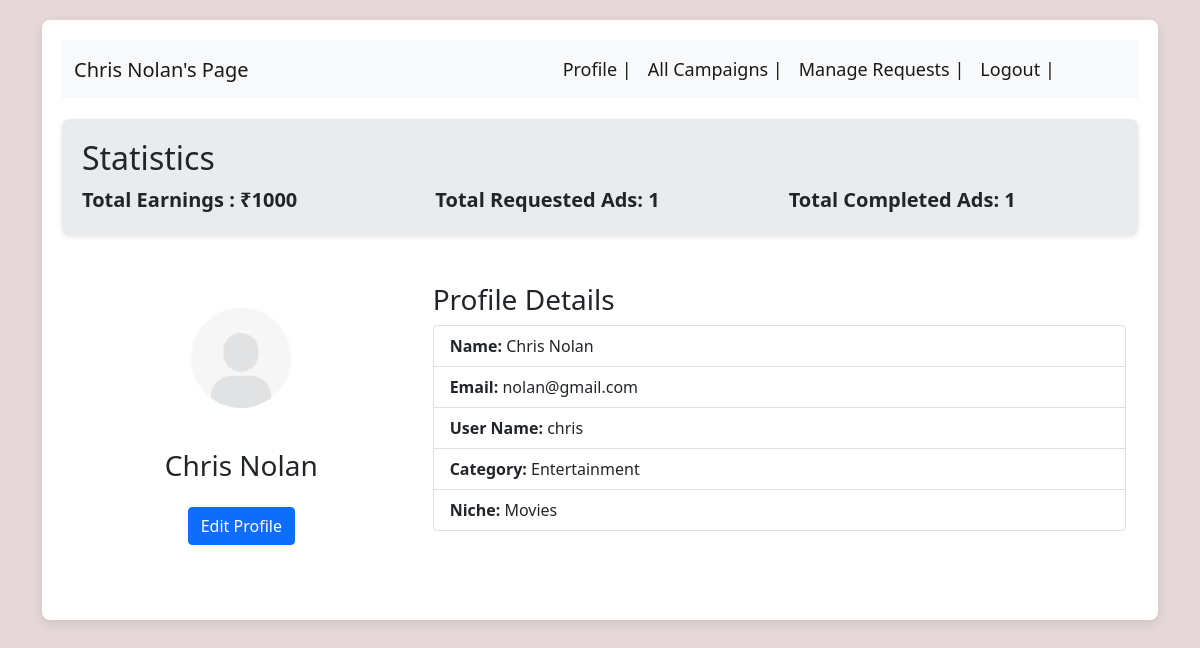
/influencer/profile/5 (signed in), run on an earlier commit of the app's database.
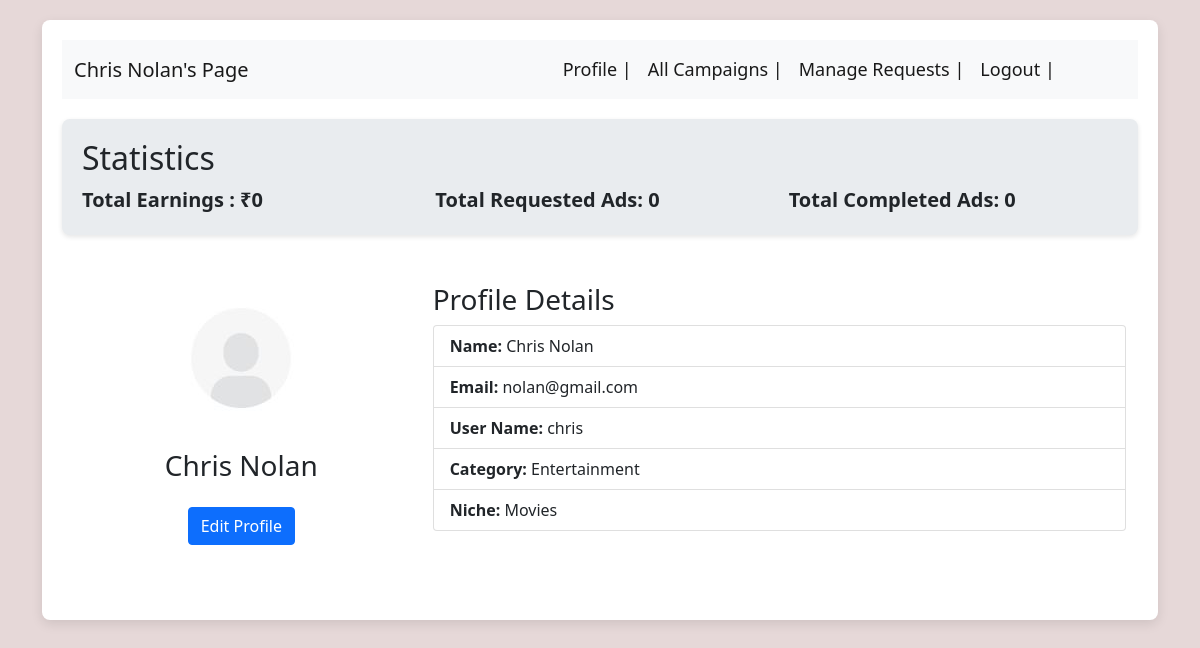
And on a later commit of the database.
### backend/models.py (models this page shows)
class influencers(db.Model):
    __tablename__ = "influencers"
    id = db.Column(db.Integer, db.ForeignKey('user_table.id'), primary_key=True)
    category = db.Column(db.String, nullable=False)
    niche = db.Column(db.String, nullable=False)
    followers_count = db.Column(db.Integer, nullable=False)
    earnings = db.Column(db.Integer,nullable = False,default = 0)

### backend/influencer_controllers.py (the view)
@app.route("/influencer/profile/<int:user_id>", methods=["GET", "POST"])
def influencer_profile(user_id):
    influencer_info = get_influencer_info(user_id)
    total_earnings = influencer_total_earnings(user_id)
    total_ads_requested = influencer_total_campaigns(user_id)
    total_ads_completed = influencer_total_campaigns_completed(user_id)
    return render_template("influencers_templates/influencer-profile.html",influencer_info = influencer_info,id = user_id,total_earnings = total_earnings
                           ,total_ads_requested = total_ads_requested,
                           total_ads_completed = total_ads_completed)

### backend/influencer_controllers.py (called while the page is built)
def get_influencer_info(user_id):
    influencer = influencers.query.filter_by(id=user_id).first()
    user = user_table.query.filter_by(id=user_id).first()
    influencer_info = {}
    influencer_info[user_id] = [
        user.full_name,
        user.email,
        user.user_name,
        influencer.category,
        influencer.niche,
        influencer.followers_count,
        user.pwd ]
    return dict(influencer_info)

def influencer_total_earnings(influencer_id):
    influencer = influencers.query.filter_by(id=influencer_id).first()
    return influencer.earnings

def influencer_total_campaigns(influencer_id):
    return adRequests.query.filter_by(influencer_id=influencer_id).count()

def influencer_total_campaigns_completed(influencer_id):
    return adRequests.query.filter_by(influencer_id=influencer_id, status=1).count()

### templates/influencers_templates/influencer-profile.html (shortened to what this page needs)
<!DOCTYPE html>
<html lang="en">
<head>
    <link rel = "stylesheet" href = "/static/influencer.css">
    <link href="https://cdn.jsdelivr.net/npm/bootstrap@5.0.2/dist/css/bootstrap.min.css" rel="stylesheet"
>
</head>
<body>
    <div class="container">
        <div class="panel">
            <nav class="navbar navbar-expand-lg navbar-light bg-light">
                <div class="container-fluid">
                    <a class="navbar-brand" style="font-size:20px;" href="#">{{ influencer_info[id][0] }}'s Page</a>
                    <div class="collapse navbar-collapse" id="navbarNavDropdown">
                        <ul class="navbar-nav" style="font-size:18px;">
                            <li class="nav-item" style="margin-left: 290px">
                                <a class="nav-link active" aria-current="page"
                                    href="/influencer/profile/{{id}}">Profile |</a>
                            </li>
                            <li class="nav-item">
                                <a class="nav-link active" aria-current="page"
                                    href="/influencer/campaigns/{{id}}">All Campaigns |</a>
                            </li>
                            <li class="nav-item">
                                <a class="nav-link active" aria-current="page"
                                    href="/influencer/manage_requests/{{id}}">Manage Requests |</a>
                            </li>
                            <li class="nav-item">
                                <a class="nav-link active" aria-current="page" href="/login">Logout |</a>
                            </li>
                        </ul>
                    </div>
                </div>
            </nav>
            <div class="statistics">
                <h2>Statistics</h2>
                <div class="row">
                    <div class="col">
                        <p>Total Earnings : <strong>&#8377;{{ total_earnings }}</strong></p>
                    </div>
                    <div class="col">
                        <p>Total Requested Ads: <strong>{{ total_ads_requested }}</strong></p>
                    </div>
                    <div class="col">
                        <p>Total Completed Ads: <strong>{{ total_ads_completed }}</strong></p>
                    </div>
                </div>
              </div>
            <div class="container mt-5">
                <div class="row">
                    <div class="col-md-4 text-center">
                        <img src="/static/profile-image.jpg" alt="Profile Photo" class="img-fluid rounded-circle">
                        <h3 class="mt-3">{{ influencer_info[id][0] }}</h3>
                        <button type="button" class="btn btn-primary mt-3" data-bs-toggle="modal"
                            data-bs-target="#editProfileModal1"
                            data-val="{{ influencer_info[id][0] }}#{{ influencer_info[id][1] }}#{{ influencer_info[id][2] }}#{{ influencer_info[id][3] }}#{{ influencer_info[id][4] }}#{{ influencer_info[id][5] }}#{{ influencer_info[id][6] }}">
                            Edit Profile
                        </button>
                    </div>
                    <div class="col-md-8">
                        <h3>Profile Details</h3>
                        <ul class="list-group">
                            <li class="list-group-item"><strong>Name:</strong> {{ influencer_info[id][0] }}</li>
                            <li class="list-group-item"><strong>Email:</strong> {{ influencer_info[id][1] }}</li>
                            <li class="list-group-item"><strong>User Name:</strong> {{ influencer_info[id][2] }}</li>
                            <li class="list-group-item"><strong>Category:</strong> {{ influencer_info[id][3] }}</li>
                            <li class="list-group-item"><strong>Niche:</strong> {{ influencer_info[id][4] }}</li>
                        </ul>
                    </div>
                </div>
            </div>
        </div>
    </div>
</body>
</html>

What changed in the data, as far as the page shows it:
changed influencers "Entertainment": earnings "1000" → (not shown)
Also different on the page:
{{ total_earnings }}: (not shown) → "0"
{{ total_ads_requested }}: "1" → "0"
{{ total_ads_completed }}: "1" → "0"
